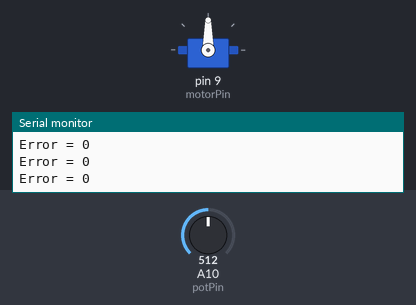
The sketch below on a simulated Arduino Mega 2560, built with avr-gcc and run on an emulated ATmega2560. Parts: servo, the last lines printed to the serial monitor. The test bench sets the inputs (shaded band); at power-on: A10 (potPin) = 512.

Above: at 2.2 s.
2.3 s: A10 (potPin) set to 529
At 3.2 s:
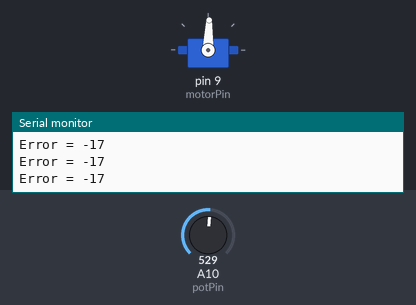
5.3 s: A10 (potPin) set to 596
At 6.7 s:
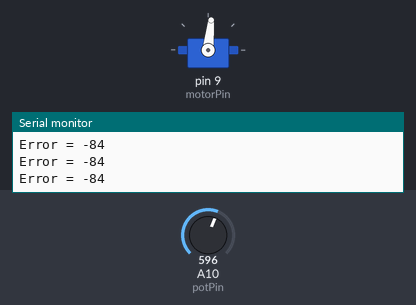
8.3 s: A10 (potPin) set to 618
At 9.1 s:
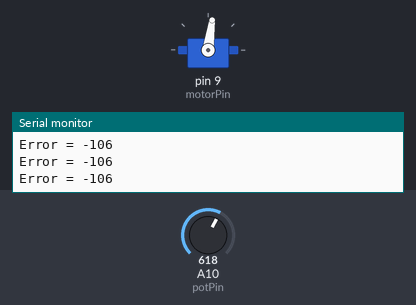
9.8 s: A10 (potPin) set to 306
At 10.1 s:
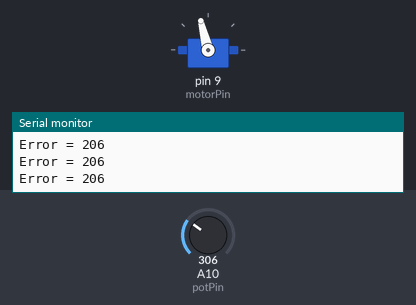
11.3 s: A10 (potPin) set to 20
At 12.5 s:
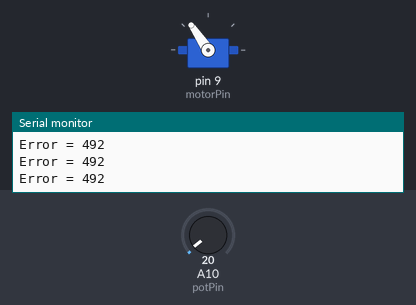
12.8 s: A10 (potPin) set to 716
At 13.7 s:
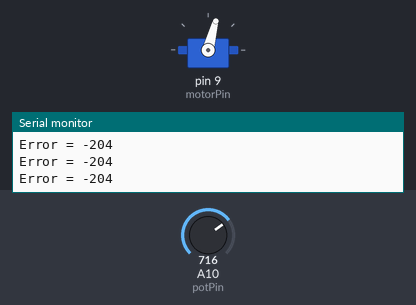
Timing chart, 0 to 15.3 s (numbered marks = the images above; inputs shaded):
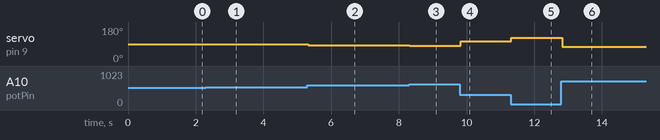

The sketch:

_2001Prelab4.ino
```cpp
/********************************************************
 * Travis Norris
 * RBE 2001
 * Prelab 4
/***************************************************/
#include <Servo.h>
const int motorPin = 9;
const int potPin = A10;
const int point1 = 512;
const int point2 = 512;
Servo motor;
int input=0;
int output=0;
int error=0;
int lastInput = 0;
int integral = 0;
int derivative = 0;
double kP = 0.07;
double kI = 0;
double kD = 0;
int delayTime= 100;
int startTime = 0;

void setup()
{
  motor.attach(motorPin);
  startTime= millis();
  Serial.begin(9600);
  delay(1000);
}
void loop()
{
  if (millis() < startTime + delayTime)
  {
    pid(point1);
  }
  else
  {
    pid(point2);
  }
  if (millis() > startTime + delayTime*2)
  {
    startTime = millis();
  }


}

void pid(int goal)
{
  input = analogRead(potPin);
  error = goal - input;
  Serial.print("Error = ");
  Serial.println( error);
  integral = integral + error;
  derivative = input - lastInput;
  output = kP * error + kI * integral + kD * derivative + 90;
  if (output>150)
  {
    motor.write(150);
  }
  else if (output < 30)
  {
    motor.write (30);
  }
  else
  {
    motor.write(output);
  }
  lastInput = input;


}
```

Measured:
- after the input at 2.3 s, servo on pin 9 (motorPin): 90° → 88° at once
- after the input at 5.3 s, servo on pin 9 (motorPin): 88° → 84° at once
- after the input at 8.3 s, servo on pin 9 (motorPin): 84° → 82° at once
- after the input at 9.8 s, servo on pin 9 (motorPin): 82° → 104° at once
- after the input at 11.3 s, servo on pin 9 (motorPin): 104° → 124° at once
- after the input at 12.8 s, servo on pin 9 (motorPin): 124° → 75° at once
